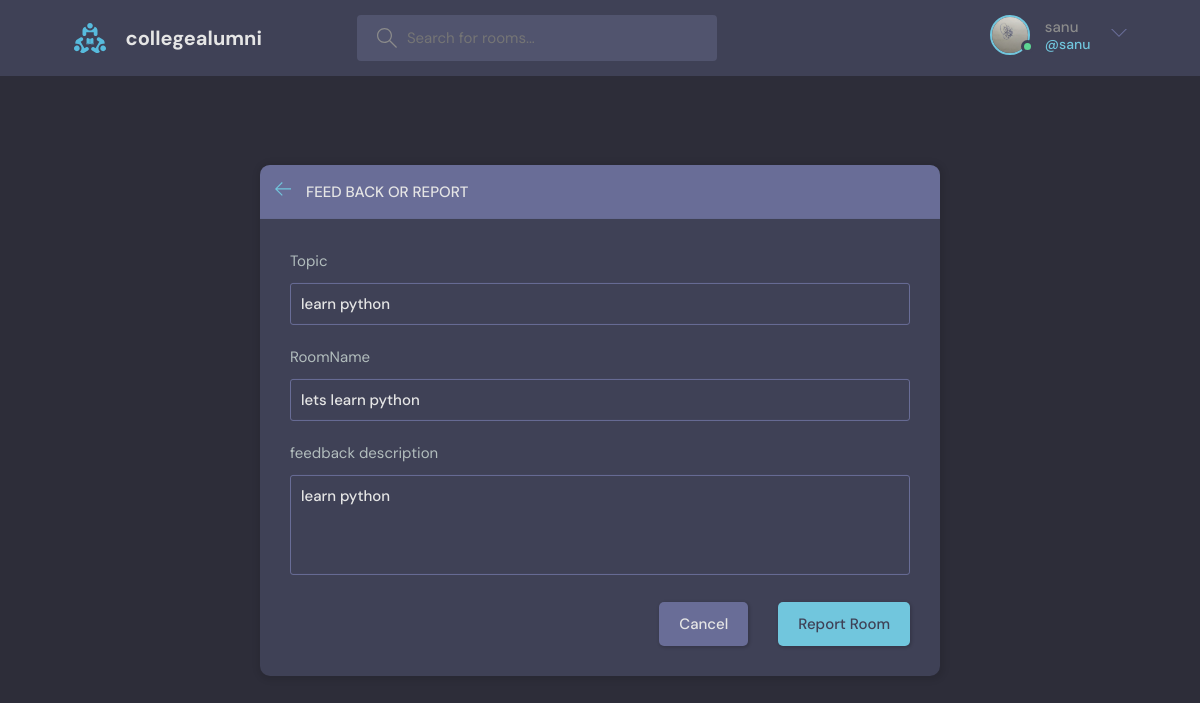
The page /report-room/1/ (signed in) on the database as committed earlier.
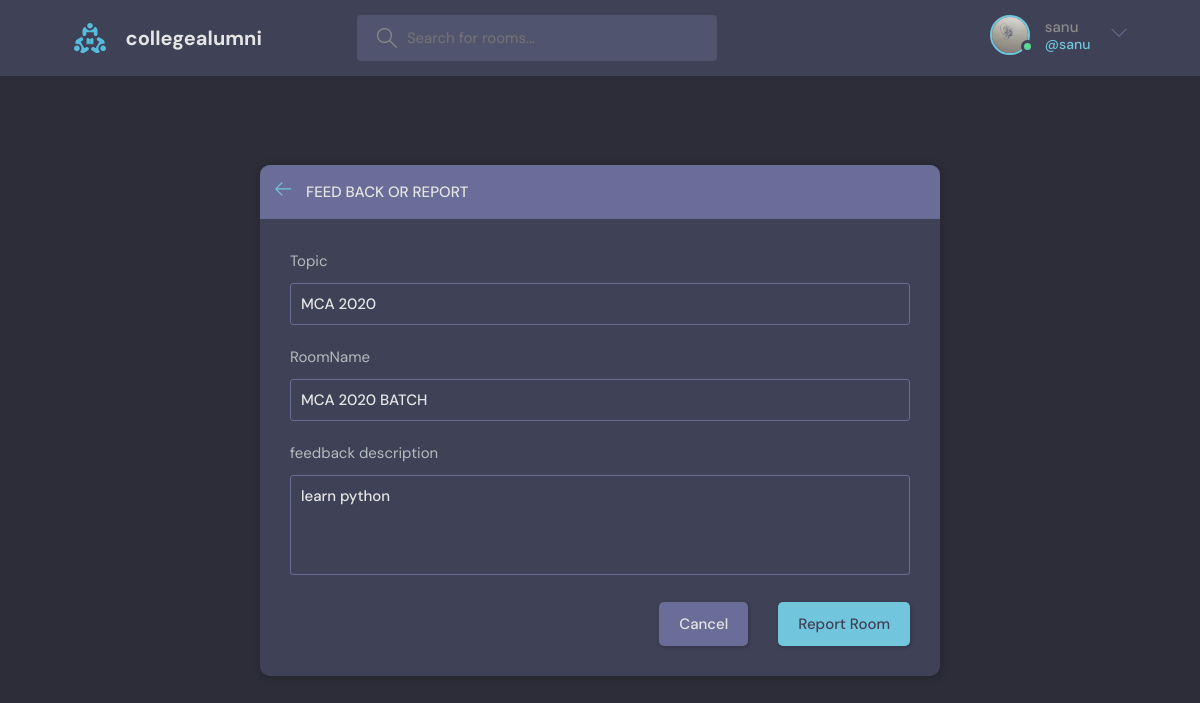
The same page on the database as committed later.
### base/models.py (models this page shows, shortened)
class Room(models.Model):
    host=models.ForeignKey(User,on_delete=models.SET_NULL,null=True)
    topic=models.ForeignKey(Topic,on_delete=models.SET_NULL,null=True)
    name=models.CharField(max_length=200)
    description=models.TextField(null=True,blank=True)
    participants=models.ManyToManyField(User,related_name='participants',blank=True)
    updated=models.DateTimeField(auto_now=True)
    created=models.DateTimeField(auto_now_add=True)
    class Meta:
        ordering=['-updated','-created']

class Topic(models.Model):
    name=models.CharField(max_length=200)
    def __str__(self):
        return self.name

### base/views.py (the view, shortened to what this page needs)
# urls.py: path('report-room/<str:pk>/',views.report,name="report-room")
def report(request,pk):
    room=Room.objects.get(id=pk)
    form=RoomForm(instance=room)
    topics=Topic.objects.all()
    participants=room.participants.all()
    if request.user not in participants:
        return HttpResponse('you are not allowed here')
    context={'form':form,'topic':topics,'room':room}
    return render(request,'base/report.html',context)

### base/forms.py
class RoomForm(ModelForm):
    class Meta:
        model = Room
        fields='__all__'
        exclude=['host','participants']

### base/templates/base/report.html (shortened to what this page needs)
{% extends 'main.html'%}
{%block content%}
  <main class="create-room layout">
    <div class="container">
      <div class="layout__box">
        <div class="layout__boxHeader">
          <div class="layout__boxTitle">
            <a href="{url 'home'}">
              <svg version="1.1" xmlns="http://www.w3.org/2000/svg" width="32" height="32" viewBox="0 0 32 32">
                <title>arrow-left</title>
                <path
                  d="M13.723 2.286l-13.723 13.714 13.719 13.714 1.616-1.611-10.96-10.96h27.625v-2.286h-27.625l10.965-10.965-1.616-1.607z">
                </path>
              </svg>
            </a>
            <h3>feed back or report</h3>
          </div>
        </div>
        <div class="layout__body">
          <form class="form" action="" method="POST">
            <div class="form__group">
              <label for="room_topic">Topic</label>
              <input required type="text" value="{{room.topic}}" name="topic" list="topic-list"/>
            </div>
            <div class="form__group">
              <label for="room_name">RoomName</label>
              {{form.name}}
            </div>
            <div class="form__group">
              <label for="room_description">feedback description</label>
              {{form.description}}
            </div>
            <div class="form__action">
              <a class="btn btn--dark" href="index.html">Cancel</a>
              <button class="btn btn--main" type="submit">Report Room</button>
            </div>
          </form>
        </div>
      </div>
    </div>
  </main>
{%endblock content%}

Rows that differ between the two databases and show on the page:
changed Room "learn python": topic "learn python" → "MCA 2020"; name "lets learn python" → "MCA 2020 BATCH"
